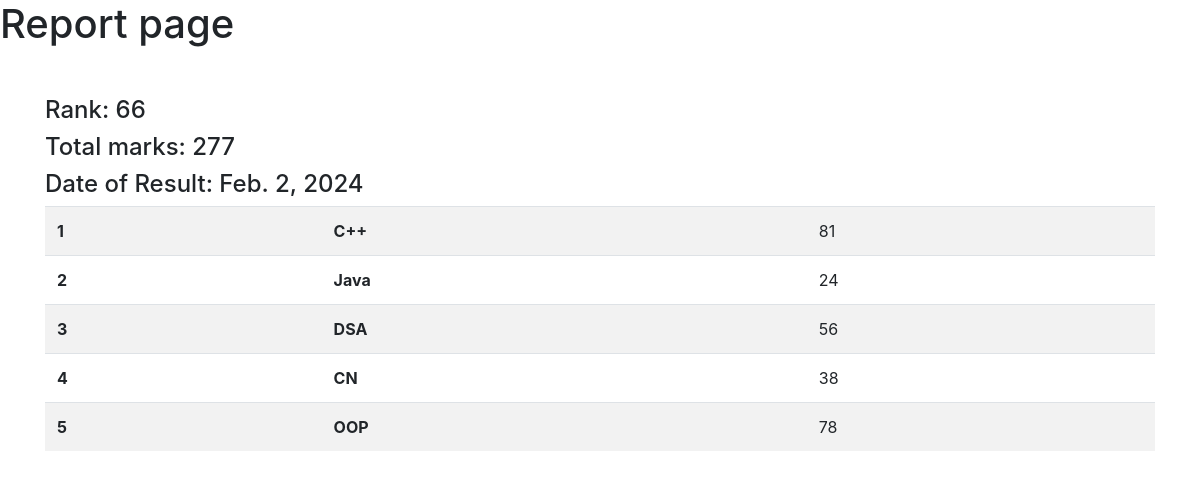
The app's page /report/marks/ST-0569/ with its own data.
### reportCard/models.py (models this page shows, shortened)
class SubjectMarks(models.Model):
  student = models.ForeignKey(Student, related_name="studentmarks", on_delete=models.CASCADE)
  subject = models.ForeignKey(Subject, on_delete=models.CASCADE)
  marks = models.IntegerField()
  class Meta:
    unique_together = ['student', 'subject']

class Student(models.Model):
  department = models.ForeignKey(Department, related_name='depart', on_delete=models.CASCADE)
  student_id = models.OneToOneField(StudentID, related_name='studentid', on_delete=models.CASCADE)
  student_name = models.CharField(max_length=100)
  student_email = models.EmailField(unique=True)
  student_age = models.IntegerField(default=18)
  student_address = models.TextField()
  class Meta:
    ordering = ['student_name']
    verbose_name = 'student'

class StudentRank(models.Model):
  student = models.ForeignKey(Student, related_name="studentReportCard", on_delete=models.CASCADE)
  student_rank = models.IntegerField()
  date_of_report_card_generation = models.DateField(auto_now_add = True)
  class Meta:
    unique_together = ['student_rank', 'date_of_report_card_generation']

class Subject(models.Model):
  subject_name = models.CharField(max_length=100)

### reportCard/views.py (the view)
# urls.py: path('marks/<student_id>/', views.see_marks, name = "marks"),
def see_marks(request, student_id):
  queryset = SubjectMarks.objects.filter(student__student_id__student_id = student_id)
  total_marks = queryset.aggregate(total_marks = Sum('marks'))
  return render(request, 'reportCard/see_marks.html', {'queryset': queryset, 'total_marks':total_marks})

### reportCard/templates/reportCard/see_marks.html (shortened to what this page needs)
<!DOCTYPE html>
<html lang="en">
<head>
  <link rel="stylesheet" href="https://cdn.jsdelivr.net/npm/bootstrap@4.3.1/dist/css/bootstrap.min.css">
</head>
<body>
  <h1>Report page</h1>
  <div class="container mt-5">
    <h4>Rank: {{queryset.first.student.studentReportCard.first.student_rank}} </h4>
    <h4>Total marks: {{total_marks.total_marks}}</h4>
    <h4>Date of Result: {{queryset.first.student.studentReportCard.first.date_of_report_card_generation}} </h4>
    <table class="table table-striped">
      <tbody>
        {% for marks in queryset %}
        <tr>
          <th scope="row">{{forloop.counter}}</th>
          <td><b>{{marks.subject.subject_name}}</b></td>
          <td>{{marks.marks}}</td>
        </tr>
        {% endfor %}
      </tbody>
    </table>
  </div>
</body>
</html>

### records on screen
SubjectMarks: first.student.studentReportCard.first.student_rank "66", first.student.studentReportCard.first.date_of_report_card_generation "Feb. 2, 2024", subject.subject_name "C++", marks "81"
SubjectMarks: subject.subject_name "Java", marks "24"
SubjectMarks: subject.subject_name "DSA", marks "56"
SubjectMarks: subject.subject_name "CN", marks "38"
SubjectMarks: subject.subject_name "OOP", marks "78"

### other values on screen
{{ total_marks.total_marks }} "277"
